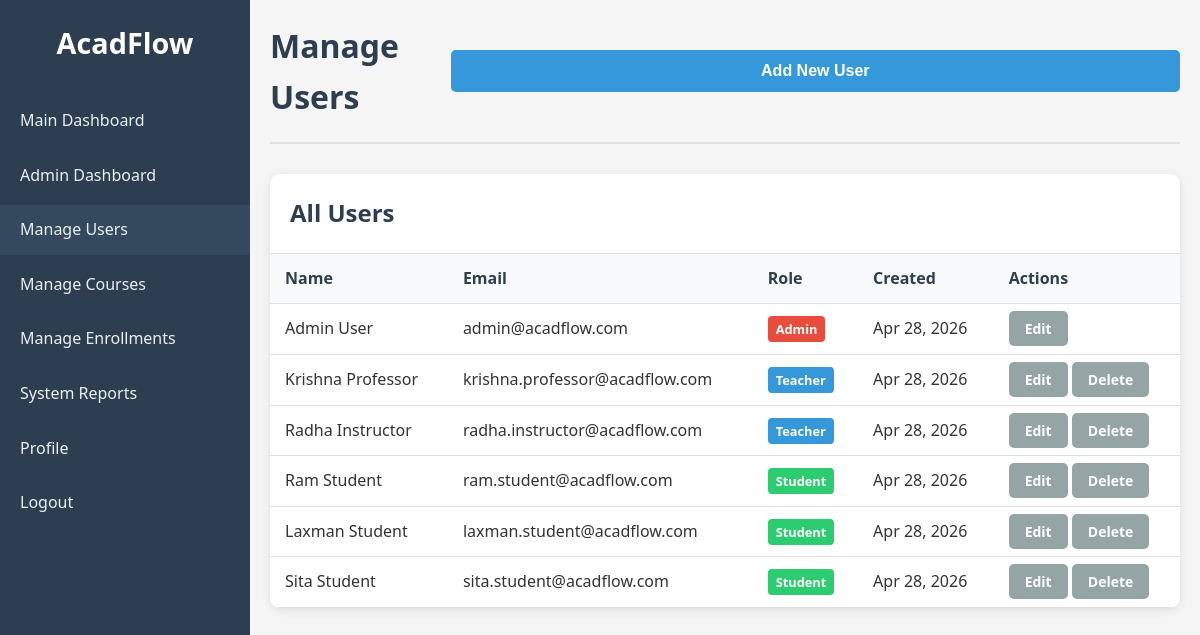
The page /admin/users.php (signed in) on the database its author committed.
### tables this page shows
CREATE TABLE users (
    id INT AUTO_INCREMENT PRIMARY KEY,
    first_name VARCHAR(50) NOT NULL,
    last_name VARCHAR(50) NOT NULL,
    email VARCHAR(100) UNIQUE NOT NULL,
    password VARCHAR(255) NOT NULL,
    role ENUM('admin', 'teacher', 'student') NOT NULL,
    profile_photo VARCHAR(255) DEFAULT NULL,
    created_at TIMESTAMP DEFAULT CURRENT_TIMESTAMP,
    updated_at TIMESTAMP DEFAULT CURRENT_TIMESTAMP ON UPDATE CURRENT_TIMESTAMP
);

### admin/users.php (the view, shortened to what this page needs)
<?php
require_once '../config/database.php';
$sql = "SELECT id, first_name, last_name, email, role, created_at FROM users ORDER BY created_at DESC";
$result = $conn->query($sql);
$users = $result->fetch_all(MYSQLI_ASSOC);
?>
<!DOCTYPE html>
<html lang="en">
<head>
    <link rel="stylesheet" href="../assets/css/style.css">
</head>
<body>
    <div class="dashboard-container">
        <aside class="sidebar">
            <div class="sidebar-header">
                <h2>AcadFlow</h2>
            </div>
            <nav class="sidebar-nav">
                <ul>
                    <li><a href="../dashboard.php">Main Dashboard</a></li>
                    <li><a href="index.php">Admin Dashboard</a></li>
                    <li><a href="users.php" class="active">Manage Users</a></li>
                    <li><a href="courses.php">Manage Courses</a></li>
                    <li><a href="enrollments.php">Manage Enrollments</a></li>
                    <li><a href="reports.php">System Reports</a></li>
                    <li><a href="../profile.php">Profile</a></li>
                    <li><a href="../logout.php">Logout</a></li>
                </ul>
            </nav>
        </aside>
        <main class="main-content">
            <header class="main-header">
                <h1>Manage Users</h1>
                <button class="btn btn-primary" onclick="showAddForm()">Add New User</button>
            </header>
            <div class="table-container">
                <div class="table-header">
                    <h2>All Users</h2>
                </div>
                <table>
                    <thead>
                        <tr>
                            <th>Name</th>
                            <th>Email</th>
                            <th>Role</th>
                            <th>Created</th>
                            <th>Actions</th>
                        </tr>
                    </thead>
                    <tbody>
                        <?php foreach ($users as $user): ?>
                            <tr>
                                <td><?php echo htmlspecialchars($user['first_name'] . ' ' . $user['last_name']); ?></td>
                                <td><?php echo htmlspecialchars($user['email']); ?></td>
                                <td><span class="role-badge role-<?php echo $user['role']; ?>"><?php echo ucfirst($user['role']); ?></span></td>
                                <td><?php echo date('M j, Y', strtotime($user['created_at'])); ?></td>
                                <td>
                                    <a href="?edit=<?php echo $user['id']; ?>" class="btn btn-secondary">Edit</a>
                                    <?php if ($user['id'] != $_SESSION['user_id']): ?>
                                        <a href="?delete=<?php echo $user['id']; ?>" class="btn btn-secondary" onclick="return confirm('Are you sure you want to delete this user?')">Delete</a>
                                    <?php endif; ?>
                                </td>
                            </tr>
                        <?php endforeach; ?>
                    </tbody>
                </table>
            </div>
        </main>
    </div>
</body>
</html>

### assets/css/style.css (style rules this page uses)
* { margin: 0; padding: 0; box-sizing: border-box; }
body { font-family: 'Segoe UI', Tahoma, Geneva, Verdana, sans-serif; line-height: 1.6; color: #333; background-color: #f5f5f5; }
.btn { width: 100%; padding: 12px; border: none; border-radius: 5px; font-size: 16px; font-weight: 600; cursor: pointer; transition: background-color 0.3s ease; }
.btn-primary { background-color: #3498db; color: white; }
.dashboard-container { display: flex; min-height: 100vh; }
.sidebar { width: 250px; background-color: #2c3e50; color: white; padding: 20px 0; position: fixed; height: 100vh; overflow-y: auto; }
.sidebar-header h2 { text-align: center; margin-bottom: 30px; font-size: 1.8rem; }
.sidebar-nav ul { list-style: none; }
.sidebar-nav li { margin-bottom: 5px; }
.sidebar-nav a { display: block; padding: 12px 20px; color: #ecf0f1; text-decoration: none; transition: background-color 0.3s ease; }
.sidebar-nav a:hover, .sidebar-nav a.active { background-color: #34495e; }
.main-content { flex: 1; margin-left: 250px; padding: 20px; }
.main-header { display: flex; justify-content: space-between; align-items: center; margin-bottom: 30px; padding-bottom: 20px; border-bottom: 2px solid #e0e0e0; }
.main-header h1 { color: #2c3e50; font-size: 2rem; }
.table-container { background: white; border-radius: 10px; box-shadow: 0 2px 10px rgba(0, 0, 0, 0.1); overflow: hidden; }
.table-header { padding: 20px; border-bottom: 1px solid #e0e0e0; display: flex; justify-content: space-between; align-items: center; }
.table-header h2 { color: #2c3e50; }
.btn-secondary { background-color: #95a5a6; color: white; padding: 8px 16px; border-radius: 5px; text-decoration: none; font-size: 14px; }
table { width: 100%; border-collapse: collapse; }
th, td { padding: 12px 15px; text-align: left; border-bottom: 1px solid #e0e0e0; }
th { background-color: #f8f9fa; font-weight: 600; color: #2c3e50; }
.role-badge { padding: 4px 8px; border-radius: 4px; font-size: 0.8rem; font-weight: 600; }
.role-badge.role-admin { background-color: #e74c3c; color: white; }
.role-badge.role-teacher { background-color: #3498db; color: white; }
.role-badge.role-student { background-color: #2ecc71; color: white; }

### rows shown on the page
users: first_name+last_name "Admin User", email "admin@acadflow.com", role "Admin", created_at "Apr 28, 2026"
users: first_name+last_name "Krishna Professor", email "krishna.professor@acadflow.com", role "Teacher", created_at "Apr 28, 2026"
users: first_name+last_name "Radha Instructor", email "radha.instructor@acadflow.com", role "Teacher", created_at "Apr 28, 2026"
users: first_name+last_name "Ram Student", email "ram.student@acadflow.com", role "Student", created_at "Apr 28, 2026"
users: first_name+last_name "Laxman Student", email "laxman.student@acadflow.com", role "Student", created_at "Apr 28, 2026"
users: first_name+last_name "Sita Student", email "sita.student@acadflow.com", role "Student", created_at "Apr 28, 2026"
